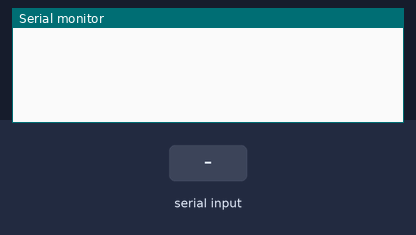
Recording of a sketch running on a simulated Arduino Uno, built with avr-gcc and run on an emulated ATmega328P. On the bench: the last lines printed to the serial monitor. The inputs (shaded band) are chosen by the test bench.

Above: at 1.2 s.
1.3 s: "90,45\n" received over Serial
At 2.1 s:
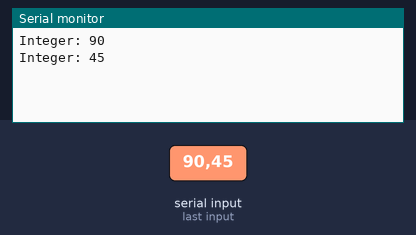
2.8 s: "30,150\n" received over Serial
At 4.9 s:
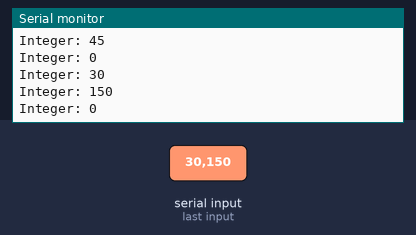
Timing chart, 0 to 6.4 s (numbered marks = the images above; inputs shaded):
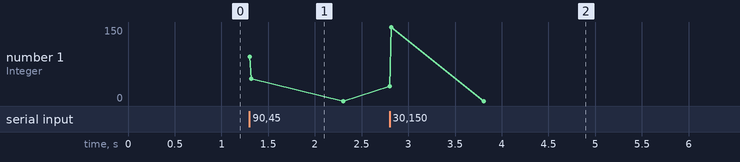

The sketch:

foo.ino
```cpp
void setup(){
  Serial.begin(9600);
}

void loop(){
  if (Serial.available() > 0){
    char flag = Serial.peek();
    if (flag == 'm') int bytes = 2;
    int input = Serial.parseInt();
    Serial.print("Integer: ");
    Serial.println(input);

  }
}
```

Measured:
- after the input at 1.3 s, the serial monitor: prints a new line at once (image 1)
- after the input at 2.8 s, the serial monitor: prints a new line at once (image 2)
